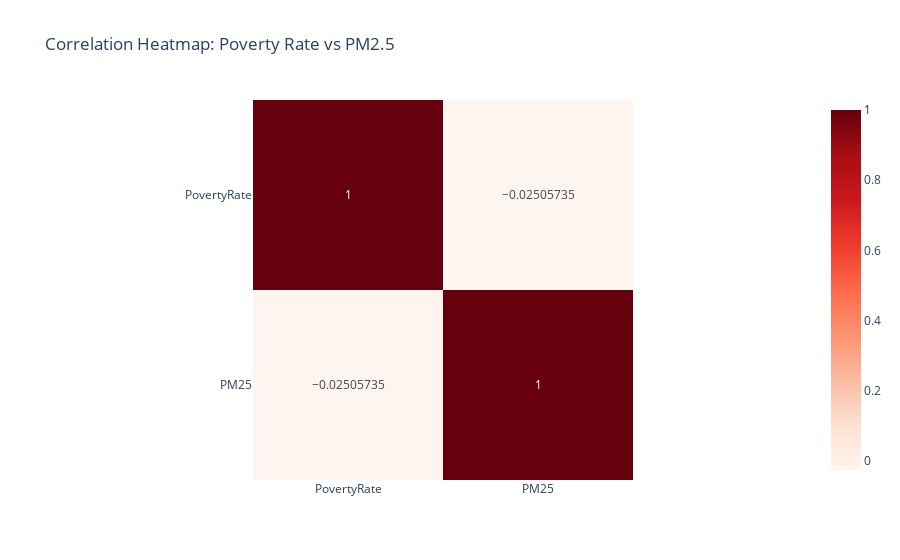

Notebook code cell kept with this figure:
### Markdown cell above
### Correlation Analysis Visualization

To better illustrate the statistical relationship between poverty and PM2.5 exposure, I generated a correlation heatmap. The darker red color indicates a stronger positive association. This visualization confirms that higher-poverty boroughs tend to have higher PM2.5 concentrations.

### Code cell
import plotly.express as px

corr_matrix = merged[["PovertyRate", "PM25"]].corr()

fig = px.imshow(
    corr_matrix,
    text_auto=True,
    color_continuous_scale="Reds",
    title="Correlation Heatmap: Poverty Rate vs PM2.5"
)

fig.show()

### Figure 1 — Plotly figure (JSON) as saved in the notebook; plotly's stock layout.template omitted (floating-point values rounded to 4 significant figures)
{"data": [{"coloraxis": "coloraxis", "hovertemplate": "x: %{x}<br>y: %{y}<br>color: %{z}<extra></extra>", "name": "0", "texttemplate": "%{z}", "type": "heatmap", "x": ["PovertyRate", "PM25"], "xaxis": "x", "y": ["PovertyRate", "PM25"], "yaxis": "y", "z": [[1.0, -0.02506], [-0.02506, 1.0]]}], "layout": {"coloraxis": {"colorscale": [[0, "rgb(255,245,240)"], [0.125, "rgb(254,224,210)"], [0.25, "rgb(252,187,161)"], [0.375, "rgb(252,146,114)"], [0.5, "rgb(251,106,74)"], [0.625, "rgb(239,59,44)"], [0.75, "rgb(203,24,29)"], [0.875, "rgb(165,15,21)"], [1, "rgb(103,0,13)"]]}, "title": {"text": "Correlation Heatmap: Poverty Rate vs PM2.5"}, "xaxis": {"anchor": "y", "constrain": "domain", "domain": [0, 1], "scaleanchor": "y"}, "yaxis": {"anchor": "x", "autorange": "reversed", "constrain": "domain", "domain": [0, 1]}}}
